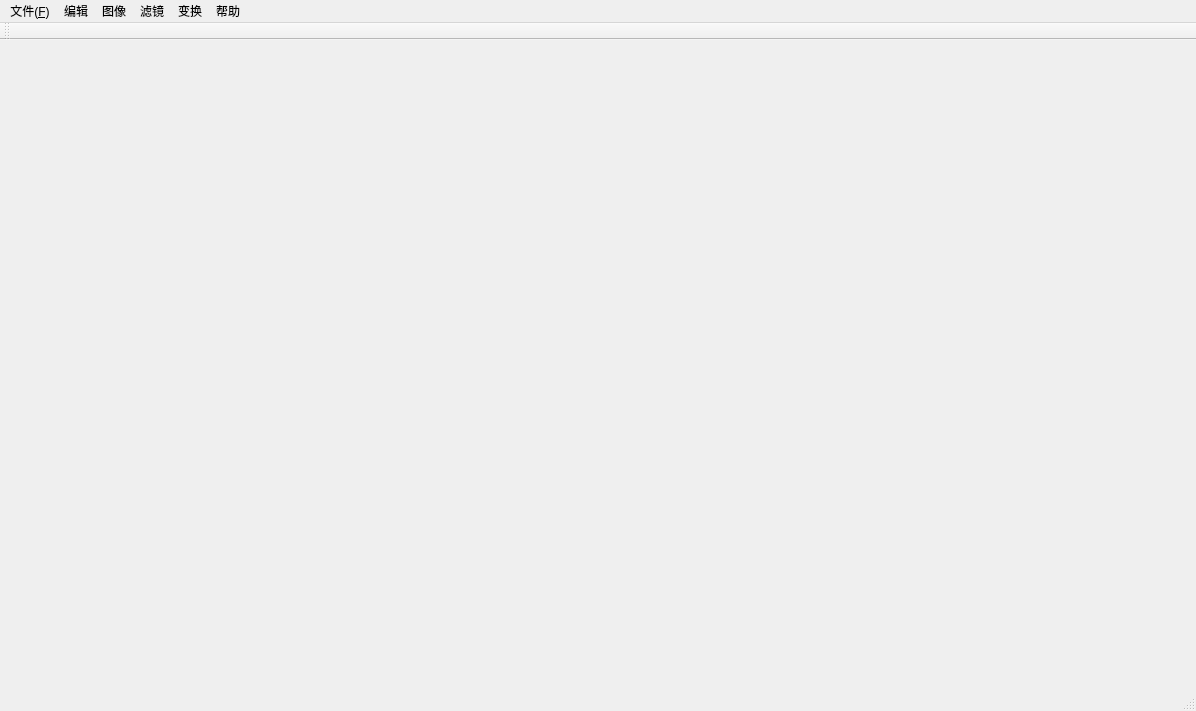
<?xml version="1.0" encoding="UTF-8"?>
<ui version="4.0">
 <class>MainWindow</class>
 <widget class="QMainWindow" name="MainWindow">
  <property name="geometry">
   <rect>
    <x>0</x>
    <y>0</y>
    <width>1196</width>
    <height>711</height>
   </rect>
  </property>
  <property name="windowTitle">
   <string>ImageQt</string>
  </property>
  <property name="windowIcon">
   <iconset resource="../res/default.qrc">
    <normaloff>:/img/logo_2.png</normaloff>:/img/logo_2.png</iconset>
  </property>
  <widget class="QWidget" name="centralwidget">
   <layout class="QVBoxLayout" name="verticalLayout_2">
    <item>
     <layout class="QVBoxLayout" name="verticalLayout">
      <item>
       <layout class="QHBoxLayout" name="horizontalLayout_4">
        <item>
         <widget class="GraphicsView" name="leftGraphicsView" native="true"/>
        </item>
        <item>
         <widget class="GraphicsView" name="rightGraphicsView" native="true"/>
        </item>
       </layout>
      </item>
     </layout>
    </item>
   </layout>
  </widget>
  <widget class="QStatusBar" name="statusBar"/>
  <widget class="QMenuBar" name="menuBar">
   <property name="geometry">
    <rect>
     <x>0</x>
     <y>0</y>
     <width>1196</width>
     <height>22</height>
    </rect>
   </property>
   <widget class="QMenu" name="menuFile">
    <property name="title">
     <string>文件(&amp;F)</string>
    </property>
    <addaction name="actionOpen"/>
    <addaction name="actionClose"/>
    <addaction name="actionSaveAs"/>
    <addaction name="actionExit"/>
    <addaction name="separator"/>
    <addaction name="actionSwitchChinese"/>
    <addaction name="actionSwitchEnglish"/>
   </widget>
   <widget class="QMenu" name="menuEdit">
    <property name="title">
     <string>编辑</string>
    </property>
    <widget class="QMenu" name="menu">
     <property name="title">
      <string>翻转</string>
     </property>
     <addaction name="actionVertical"/>
     <addaction name="actionHorizontal"/>
    </widget>
    <addaction name="actionRestore"/>
    <addaction name="actionHistogram"/>
    <addaction name="actionGrayscale"/>
    <addaction name="actionAdjust_brightness"/>
    <addaction name="separator"/>
    <addaction name="actionRotate"/>
    <addaction name="actionZoom"/>
    <addaction name="menu"/>
    <addaction name="separator"/>
    <addaction name="actionAdjustToFitZoom"/>
   </widget>
   <widget class="QMenu" name="menuHelp">
    <property name="title">
     <string>帮助</string>
    </property>
    <addaction name="actionAbout"/>
   </widget>
   <widget class="QMenu" name="menuGrey_Transfrom">
    <property name="title">
     <string>变换</string>
    </property>
    <addaction name="actionLinear_level_transformation"/>
    <addaction name="actionPower_transformation"/>
    <addaction name="actionLogarithm_grey_level_transformation"/>
    <addaction name="actionExp_transfrom"/>
    <addaction name="actionTwo_thresholds_transform"/>
    <addaction name="actionStretch_transformation"/>
    <addaction name="separator"/>
    <addaction name="actionBinaryzation"/>
   </widget>
   <widget class="QMenu" name="menuImage">
    <property name="title">
     <string>图像</string>
    </property>
    <widget class="QMenu" name="menuFrame">
     <property name="title">
      <string>相框</string>
     </property>
     <addaction name="actionMovie_frame"/>
     <addaction name="actionClassic_frame"/>
     <addaction name="actionFlower_frame"/>
    </widget>
    <widget class="QMenu" name="menuTexture">
     <property name="title">
      <string>纹理</string>
     </property>
     <addaction name="actionMetal"/>
    </widget>
    <widget class="QMenu" name="menuTemperature">
     <property name="title">
      <string>色温</string>
     </property>
     <property name="icon">
      <iconset>
       <normaloff>:/img/src/temperature_72px.png</normaloff>:/img/src/temperature_72px.png</iconset>
     </property>
     <addaction name="actionCool"/>
     <addaction name="actionWarm"/>
    </widget>
    <addaction name="menuFrame"/>
    <addaction name="menuTexture"/>
    <addaction name="menuTemperature"/>
   </widget>
   <widget class="QMenu" name="menuFilter">
    <property name="title">
     <string>滤镜</string>
    </property>
    <addaction name="actionGauss"/>
    <addaction name="separator"/>
    <addaction name="actionContour_extraction"/>
   </widget>
   <addaction name="menuFile"/>
   <addaction name="menuEdit"/>
   <addaction name="menuImage"/>
   <addaction name="menuFilter"/>
   <addaction name="menuGrey_Transfrom"/>
   <addaction name="menuHelp"/>
  </widget>
  <widget class="QToolBar" name="toolBar">
   <property name="windowTitle">
    <string>toolBar</string>
   </property>
   <attribute name="toolBarArea">
    <enum>TopToolBarArea</enum>
   </attribute>
   <attribute name="toolBarBreak">
    <bool>false</bool>
   </attribute>
  </widget>
  <action name="actionOpen">
   <property name="icon">
    <iconset resource="../res/default.qrc">
     <normaloff>:/img/openImage.png</normaloff>:/img/openImage.png</iconset>
   </property>
   <property name="text">
    <string>打开(&amp;O)</string>
   </property>
   <property name="toolTip">
    <string>打开一张图片</string>
   </property>
   <property name="shortcut">
    <string>Ctrl+O</string>
   </property>
  </action>
  <action name="actionClose">
   <property name="icon">
    <iconset resource="../res/default.qrc">
     <normaloff>:/img/cleanImage.png</normaloff>:/img/cleanImage.png</iconset>
   </property>
   <property name="text">
    <string>关闭图片(&amp;C)</string>
   </property>
   <property name="shortcut">
    <string>Ctrl+C</string>
   </property>
  </action>
  <action name="actionSaveAs">
   <property name="icon">
    <iconset resource="../res/default.qrc">
     <normaloff>:/img/saveImage.png</normaloff>:/img/saveImage.png</iconset>
   </property>
   <property name="text">
    <string>另存为(&amp;A)</string>
   </property>
   <property name="shortcut">
    <string>Ctrl+A</string>
   </property>
  </action>
  <action name="actionExit">
   <property name="icon">
    <iconset resource="../res/default.qrc">
     <normaloff>:/img/exitApp.png</normaloff>:/img/exitApp.png</iconset>
   </property>
   <property name="text">
    <string>退出</string>
   </property>
   <property name="shortcut">
    <string>Ctrl+Q</string>
   </property>
  </action>
  <action name="actionAbout">
   <property name="icon">
    <iconset resource="../res/default.qrc">
     <normaloff>:/img/aboutThis.png</normaloff>:/img/aboutThis.png</iconset>
   </property>
   <property name="text">
    <string>关于</string>
   </property>
  </action>
  <action name="actionRestore">
   <property name="icon">
    <iconset resource="../res/default.qrc">
     <normaloff>:/img/resetImage.png</normaloff>:/img/resetImage.png</iconset>
   </property>
   <property name="text">
    <string>恢复</string>
   </property>
  </action>
  <action name="actionGrayscale">
   <property name="icon">
    <iconset resource="../res/default.qrc">
     <normaloff>:/img/grayScale.png</normaloff>:/img/grayScale.png</iconset>
   </property>
   <property name="text">
    <string>灰度图像</string>
   </property>
  </action>
  <action name="actionWarm">
   <property name="text">
    <string>&amp;Warm</string>
   </property>
  </action>
  <action name="actionCool">
   <property name="text">
    <string>&amp;Cool</string>
   </property>
  </action>
  <action name="actionMovie_frame">
   <property name="text">
    <string>电影</string>
   </property>
  </action>
  <action name="actionClassic_frame">
   <property name="text">
    <string>经典</string>
   </property>
  </action>
  <action name="actionFlower_frame">
   <property name="text">
    <string>小花</string>
   </property>
  </action>
  <action name="actionMetal">
   <property name="text">
    <string>金属</string>
   </property>
  </action>
  <action name="actionAdjust_brightness">
   <property name="icon">
    <iconset resource="../res/default.qrc">
     <normaloff>:/img/adjustBrightness.png</normaloff>:/img/adjustBrightness.png</iconset>
   </property>
   <property name="text">
    <string>亮度</string>
   </property>
  </action>
  <action name="actionHistogram">
   <property name="icon">
    <iconset resource="../res/default.qrc">
     <normaloff>:/img/imageHistogram.png</normaloff>:/img/imageHistogram.png</iconset>
   </property>
   <property name="text">
    <string>直方图</string>
   </property>
  </action>
  <action name="actionLinear_level_transformation">
   <property name="icon">
    <iconset>
     <normaloff>:/img/src/line_graphic_72p.png</normaloff>:/img/src/line_graphic_72p.png</iconset>
   </property>
   <property name="text">
    <string>线性变换</string>
   </property>
  </action>
  <action name="actionLogarithm_grey_level_transformation">
   <property name="text">
    <string>对数变换</string>
   </property>
  </action>
  <action name="actionPower_transformation">
   <property name="text">
    <string>幂次变换</string>
   </property>
  </action>
  <action name="actionExp_transfrom">
   <property name="icon">
    <iconset>
     <normaloff>:/img/src/Line_Chart_72px.png</normaloff>:/img/src/Line_Chart_72px.png</iconset>
   </property>
   <property name="text">
    <string>指数变换</string>
   </property>
  </action>
  <action name="actionTwo_thresholds_transform">
   <property name="text">
    <string>双阈值变换</string>
   </property>
  </action>
  <action name="actionStretch_transformation">
   <property name="text">
    <string>拉伸变换</string>
   </property>
  </action>
  <action name="actionGauss">
   <property name="icon">
    <iconset>
     <normaloff>:/img/src/blur_on_72px.png</normaloff>:/img/src/blur_on_72px.png</iconset>
   </property>
   <property name="text">
    <string>高斯模糊</string>
   </property>
  </action>
  <action name="actionBinaryzation">
   <property name="text">
    <string>二值化</string>
   </property>
  </action>
  <action name="actionSwitchChinese">
   <property name="text">
    <string>切换语言到中文</string>
   </property>
   <property name="toolTip">
    <string>切换语言到中文</string>
   </property>
  </action>
  <action name="actionSwitchEnglish">
   <property name="text">
    <string>切换语言到英语</string>
   </property>
   <property name="toolTip">
    <string>切换语言到英语</string>
   </property>
  </action>
  <action name="actionRotate">
   <property name="text">
    <string>旋转</string>
   </property>
  </action>
  <action name="actionZoom">
   <property name="text">
    <string>缩放</string>
   </property>
  </action>
  <action name="actionVertical">
   <property name="text">
    <string>垂直</string>
   </property>
  </action>
  <action name="actionHorizontal">
   <property name="text">
    <string>水平</string>
   </property>
  </action>
  <action name="actionContour_extraction">
   <property name="text">
    <string>轮廓提取</string>
   </property>
  </action>
  <action name="actionAdjustToFitZoom">
   <property name="text">
    <string>调整图像到合适缩放大小</string>
   </property>
  </action>
 </widget>
 <layoutdefault spacing="6" margin="11"/>
 <customwidgets>
  <customwidget>
   <class>GraphicsView</class>
   <extends>QWidget</extends>
   <header>graphicsview.h</header>
  </customwidget>
 </customwidgets>
 <resources>
  <include location="../res/default.qrc"/>
 </resources>
 <connections/>
</ui>
